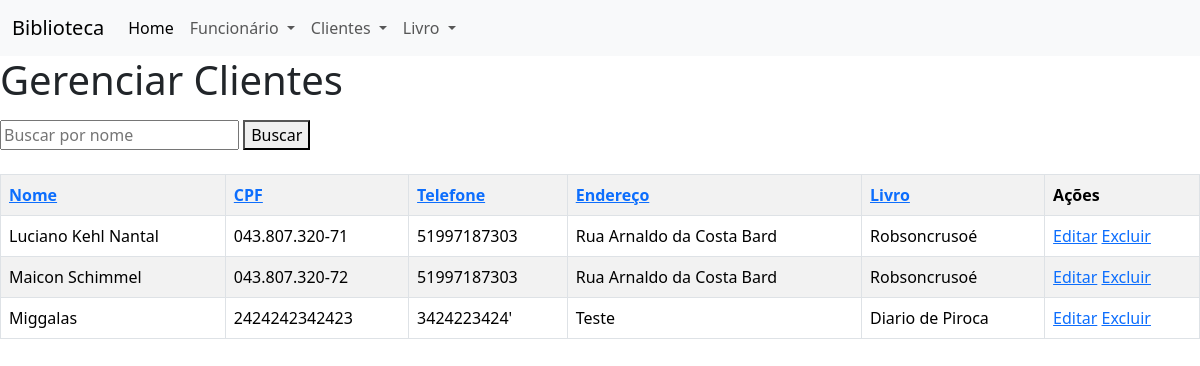
/clientes/, run on the app's committed database.
### academico/models.py (models this page shows, shortened)
class Cliente(models.Model):
    nome = models.CharField(max_length=100)
    cpf = models.CharField(max_length=14, unique=True)
    telefone = models.CharField(max_length=15)
    endereco = models.CharField(max_length=200)
    livro = models.ForeignKey(
        Livro, on_delete=models.RESTRICT, related_name="clientes")
    ativo = models.BooleanField(default=True)

class Livro(models.Model):
    titulo = models.CharField(max_length=200)
    autor = models.CharField(max_length=150)
    editora = models.CharField(max_length=100)
    ano_publicacao = models.PositiveIntegerField()
    isbn = models.CharField(max_length=20, unique=True)
    genero = models.CharField(max_length=20, choices=GENERO_CHOICES)
    quantidade_disponivel = models.PositiveIntegerField(default=1)

### academico/views.py (the view)
# urls.py: path('clientes/', views.clientes, name='clientes'),
def clientes(request):
    query = request.GET.get('busca', '')
    if query:
        clientes = Cliente.objects.filter(ativo=True, nome__icontains=query)
    else:
        clientes = Cliente.objects.filter(ativo=True)
    return render(request, 'academico/lista_clientes.html', {
        'clientes': clientes,
        'ativos': True,
        'query': query
    })

### academico/templates/academico/lista_clientes.html (shortened to what this page needs)
{% extends 'academico/base.html' %}
{% block content %}
{% if ativos %}
<h1>Gerenciar Clientes</h1>
{% else %}
<h1>Gerenciar Clientes Inativos</h1>
{% endif %}
<p>
<form method="get">
    <input type="text" name="busca" placeholder="Buscar por nome" value="{{ query|default:'' }}">
    <button type="submit">Buscar</button>
</form>
</p>
<table class="table table-bordered table-striped table-hover mt-4">
    <tr>
        {% if ativos %}
        <th><a href="{% url 'ordenar_clientes' 'nome' %}?busca={{ query }}">Nome</a></th>
        <th><a href="{% url 'ordenar_clientes' 'cpf' %}?busca={{ query }}">CPF</a></th>
        <th><a href="{% url 'ordenar_clientes' 'telefone' %}?busca={{ query }}">Telefone</a></th>
        <th><a href="{% url 'ordenar_clientes' 'endereco' %}?busca={{ query }}">Endereço</a></th>
        <th><a href="{% url 'ordenar_clientes' 'livro' %}?busca={{ query }}">Livro</a></th>
        {% endif %}
        <th>Ações</th>
    </tr>
    {% for cliente in clientes %}
    <tr>
        <td>{{ cliente.nome }}</td>
        <td>{{ cliente.cpf }}</td>
        <td>{{ cliente.telefone }}</td>
        <td>{{ cliente.endereco }}</td>
        <td>{{ cliente.livro.titulo }}</td>
        <td>
            {% if ativos %}
            <a href="{% url 'editar_cliente' cliente.id %}">Editar</a>
            <a href="{% url 'excluir_cliente' cliente.id %}">Excluir</a>
            {% else %}
            <a href="{% url 'ativar_cliente' cliente.id %}">Ativar</a>
            {% endif %}
        </td>
    </tr>
    {% endfor %}
</table>
{% endblock %}

### data on the page
Cliente: nome "Luciano Kehl Nantal", cpf "043.807.320-71", telefone "51997187303", endereco "Rua Arnaldo da Costa Bard", livro.titulo "Robsoncrusoé"
Cliente: nome "Maicon Schimmel", cpf "043.807.320-72", telefone "51997187303", endereco "Rua Arnaldo da Costa Bard", livro.titulo "Robsoncrusoé"
Cliente: nome "Miggalas", cpf "2424242342423", telefone "3424223424'", endereco "Teste", livro.titulo "Diario de Piroca"
